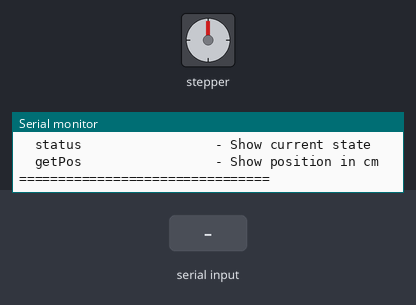
Bench run of a sketch on a simulated Arduino Uno, built with avr-gcc and run on an emulated ATmega328P. Parts: stepper motor, the last lines printed to the serial monitor. Wiring (from diagram.json): stepper motor driver (200 steps per turn assumed): step pin 7; direction pin 6. Inputs (shaded band) come from the test bench.

Above: at 1.6 s.
1.7 s: "start\n" received over Serial
At 2.7 s:
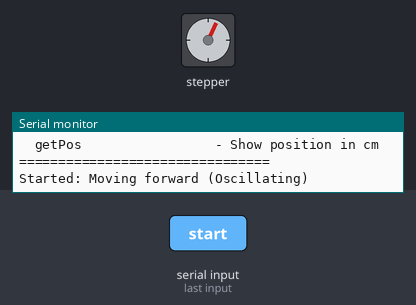
4.7 s: "$90\n" received over Serial
10.7 s: "stop\n" received over Serial
13.7 s: "moveToPos 90\n" received over Serial
At 15.3 s:
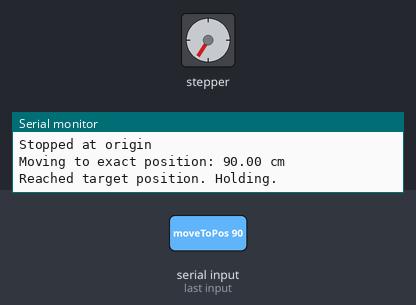
15.8 s: "moveToPos ,45\n" received over Serial
At 16.26 s:
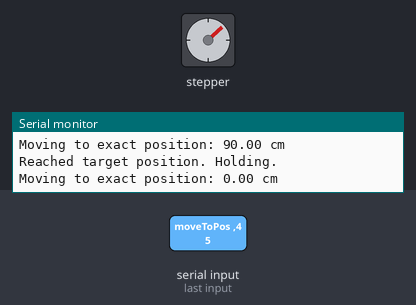
Timing chart, 0 to 18.8 s (numbered marks = the images above; inputs shaded):
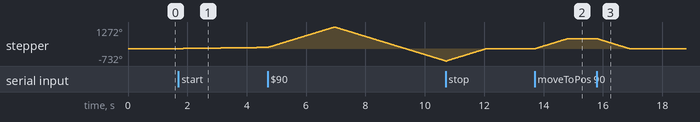

Measured:
- after the input at 1.7 s, stepper: keeps turning clockwise at about 25°/s, starting at once
- after the input at 13.7 s, stepper: turns 572° clockwise in 1.1 s, starting at once
- after the input at 15.8 s, stepper: turns 572° counter-clockwise in 1.1 s, starting at once

The sketch:

sketch.ino
```cpp
/*
 * Stepper Motor Controller with Oscillation, Positioning, and Timers
 * Updated for A4988 Driver (STEP/DIR interface)
 *
 * Commands:
 * $<rpm>                 - Set speed (e.g., $15, Max 20)
 * start                  - Begin oscillating
 * stop                   - Return to origin
 * moveToPos <cm>         - Move to exact position and stop (e.g., moveToPos 5.5)
 * setStartTime <seconds> - Schedule 'start' in X seconds
 * setStopTime <seconds>  - Schedule 'stop' in X seconds
 * status                 - Show current state
 * getPos                 - Show position in cm
 */

#define DIR_PIN 6  // Connect to A4988 DIR pin
#define STEP_PIN 7 // Connect to A4988 STEP pin

#define WHEEL_RADIUS_CM 9 // Radius of the wheel attached to the stepper
#define TRAVEL_DISTANCE_CM 200.0 // Total distance to oscillate in cm
#define DEFAULT_RPM 4 // Default speed in RPM

// NEMA 17 motors are typically 200 steps per revolution.
// Note: If you use microstepping (e.g., 1/16th on the A4988), multiply this by your microstep value (e.g., 200 * 16 = 3200).
const int stepsPerRotation = 200;

// State machine
enum StepperState {
  STATE_IDLE,
  STATE_RUNNING,
  STATE_STOPPING,
  STATE_HALTED,
  STATE_MOVING_TO_POS
};

class StepperController {
  private:
    StepperState currentState;
    int currentPositionSteps;
    int targetSpeedRpm;
    bool runningDirection;

    // Position targeting
    int targetPositionSteps;

    // Timer variables
    bool startTimerActive;
    unsigned long startDelayMs;
    unsigned long startTimerStartMs;

    bool stopTimerActive;
    unsigned long stopDelayMs;
    unsigned long stopTimerStartMs;

    // Timing tracking for the A4988 steps
    unsigned long lastStepTimeUs;

    float stepsToCm(int steps) {
      float circumference = 2.0 * PI * WHEEL_RADIUS_CM;
      return (steps * circumference) / stepsPerRotation;
    }

    int cmToSteps(float cm) {
      float circumference = 2.0 * PI * WHEEL_RADIUS_CM;
      return (cm * stepsPerRotation) / circumference;
    }

    int getLimitSteps() {
      return cmToSteps(TRAVEL_DISTANCE_CM);
    }

    // Custom step method for A4988
    void stepMotor(int stepDir) {
      // Calculate microsecond delay between steps based on RPM
      unsigned long stepDelayUs = 60000000UL / (stepsPerRotation * targetSpeedRpm);

      // Wait until it is time for the next step to maintain correct RPM
      while (micros() - lastStepTimeUs < stepDelayUs) {
        // block and wait
      }
      lastStepTimeUs = micros();

      // Set Direction
      if (stepDir > 0) {
        digitalWrite(DIR_PIN, HIGH);
      } else {
        digitalWrite(DIR_PIN, LOW);
      }

      // Fire Step Pulse
      digitalWrite(STEP_PIN, HIGH);
      delayMicroseconds(2); // A4988 requires a minimum 1 microsecond high pulse
      digitalWrite(STEP_PIN, LOW);
    }

  public:
    StepperController() : currentState(STATE_IDLE),
      currentPositionSteps(0),
      targetSpeedRpm(DEFAULT_RPM),
      runningDirection(true),
      targetPositionSteps(0),
      startTimerActive(false), stopTimerActive(false),
      lastStepTimeUs(0) {}

    void init() {
      pinMode(STEP_PIN, OUTPUT);
      pinMode(DIR_PIN, OUTPUT);
      printMenu();
    }

    void printMenu() {
      Serial.println("\n=== Stepper Motor Controller ===");
      Serial.println("Commands:");
      Serial.println("  $<rpm>                 - Set speed (e.g., $15, Max 20)");
      Serial.println("  start                  - Begin oscillating");
      Serial.println("  stop                   - Return to origin");
      Serial.println("  moveToPos <cm>         - Move to exact position and stop (e.g., moveToPos 5.5)");
      Serial.println("  setStartTime <seconds> - Schedule 'start' in X seconds");
      Serial.println("  setStopTime <seconds>  - Schedule 'stop' in X seconds");
      Serial.println("  status                 - Show current state");
      Serial.println("  getPos                 - Show position in cm");
      Serial.println("================================\n");
    }

    void parseCommand(String cmd) {
      cmd.trim();

      if (cmd.startsWith("$")) {
        int rpm = cmd.substring(1).toInt();
        // You can comfortably increase this max limit for a NEMA 17 / A4988 setup
        if (rpm > 0 && rpm <= 100) {
          targetSpeedRpm = rpm;
          Serial.print("Speed set to: ");
          Serial.println(targetSpeedRpm);
        } else {
          Serial.println("Invalid RPM! Must be between 1 and 20.");
        }
        return;
      }

      if (cmd == "start") {
        if (currentState == STATE_HALTED || currentState == STATE_MOVING_TO_POS) {
          currentState = STATE_IDLE;
        }
        if (currentState == STATE_IDLE) {
          currentState = STATE_RUNNING;
          runningDirection = true;
          Serial.println("Started: Moving forward (Oscillating)");
        } else {
          Serial.println("Already running or stopping");
        }
        return;
      }

      if (cmd == "stop") {
        if (currentState == STATE_RUNNING || currentState == STATE_MOVING_TO_POS) {
          currentState = STATE_STOPPING;
          Serial.println("Stopping: Returning to origin");
        } else if (currentState == STATE_IDLE || currentState == STATE_HALTED) {
          Serial.println("Already at origin / stopped");
        } else {
          Serial.println("Already stopping");
        }
        return;
      }

      if (cmd.startsWith("moveToPos ")) {
        float targetCm = cmd.substring(10).toFloat();
        targetPositionSteps = cmToSteps(targetCm);
        currentState = STATE_MOVING_TO_POS;
        Serial.print("Moving to exact position: ");
        Serial.print(targetCm);
        Serial.println(" cm");
        return;
      }

      if (cmd.startsWith("setStartTime ")) {
        float seconds = cmd.substring(13).toFloat();
        startDelayMs = seconds * 1000;
        startTimerStartMs = millis();
        startTimerActive = true;
        Serial.print("Timer: Will START oscillating in ");
        Serial.print(seconds);
        Serial.println(" seconds.");
        return;
      }

      if (cmd.startsWith("setStopTime ")) {
        float seconds = cmd.substring(12).toFloat();
        stopDelayMs = seconds * 1000;
        stopTimerStartMs = millis();
        stopTimerActive = true;
        Serial.print("Timer: Will STOP (return to origin) in ");
        Serial.print(seconds);
        Serial.println(" seconds.");
        return;
      }

      if (cmd == "status") {
        printStatus();
        return;
      }

      if (cmd == "getPos") {
        Serial.print("Position: ");
        Serial.print(stepsToCm(currentPositionSteps));
        Serial.println(" cm");
        return;
      }

      Serial.println("Unknown command");
    }

    void printStatus() {
      Serial.print("State: ");
      switch (currentState) {
        case STATE_IDLE: Serial.println("IDLE"); break;
        case STATE_RUNNING: Serial.println("RUNNING (Oscillating)"); break;
        case STATE_STOPPING: Serial.println("STOPPING"); break;
        case STATE_HALTED: Serial.println("HALTED"); break;
        case STATE_MOVING_TO_POS: Serial.println("MOVING TO POS"); break;
      }
      Serial.print("Speed: ");
      Serial.println(targetSpeedRpm);
      Serial.print("Position: ");
      Serial.print(stepsToCm(currentPositionSteps));
      Serial.println(" cm");
      if (startTimerActive) {
        Serial.print("Start Timer Active: ");
        Serial.print((startDelayMs - (millis() - startTimerStartMs)) / 1000.0);
        Serial.println("s remaining");
      }
      if (stopTimerActive) {
        Serial.print("Stop Timer Active: ");
        Serial.print((stopDelayMs - (millis() - stopTimerStartMs)) / 1000.0);
        Serial.println("s remaining");
      }
    }

    void checkTimers() {
      if (startTimerActive && (millis() - startTimerStartMs >= startDelayMs)) {
        startTimerActive = false;
        Serial.println("\n[Timer Triggered: START]");
        parseCommand("start");
      }

      if (stopTimerActive && (millis() - stopTimerStartMs >= stopDelayMs)) {
        stopTimerActive = false;
        Serial.println("\n[Timer Triggered: STOP]");
        parseCommand("stop");
      }
    }

    void update() {
      checkTimers();

      int limitSteps = getLimitSteps();

      switch (currentState) {
        case STATE_IDLE:
        case STATE_HALTED:
          break;

        case STATE_RUNNING:
          if (runningDirection) {
            if (currentPositionSteps < limitSteps) {
              stepMotor(1);
              currentPositionSteps++;
            } else {
              runningDirection = false;
              Serial.println("Reached +limit, reversing");
            }
          } else {
            if (currentPositionSteps > -limitSteps) {
              stepMotor(-1);
              currentPositionSteps--;
            } else {
              runningDirection = true;
              Serial.println("Reached -limit, reversing");
            }
          }
          break;

        case STATE_STOPPING:
          if (currentPositionSteps > 0) {
            stepMotor(-1);
            currentPositionSteps--;
          } else if (currentPositionSteps < 0) {
            stepMotor(1);
            currentPositionSteps++;
          } else {
            currentState = STATE_HALTED;
            Serial.println("Stopped at origin");
          }
          break;

        case STATE_MOVING_TO_POS:
          if (currentPositionSteps < targetPositionSteps) {
            stepMotor(1);
            currentPositionSteps++;
          } else if (currentPositionSteps > targetPositionSteps) {
            stepMotor(-1);
            currentPositionSteps--;
          } else {
            currentState = STATE_HALTED;
            Serial.println("Reached target position. Holding.");
          }
          break;
      }
    }
};

// main code
StepperController controller;

void setup() {
  Serial.begin(9600);
  controller.init();
}

void loop() {
  controller.update();
  if (Serial.available()) {
    String cmd = Serial.readStringUntil('\n');
    controller.parseCommand(cmd);
  }
}
```
